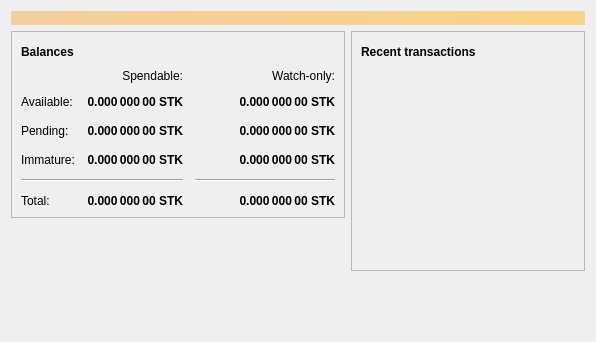
<?xml version="1.0" encoding="UTF-8"?>
<ui version="4.0">
 <class>OverviewPage</class>
 <widget class="QWidget" name="OverviewPage">
  <property name="geometry">
   <rect>
    <x>0</x>
    <y>0</y>
    <width>596</width>
    <height>342</height>
   </rect>
  </property>
  <property name="windowTitle">
   <string>Form</string>
  </property>
  <layout class="QVBoxLayout" name="topLayout">
   <item>
    <widget class="QLabel" name="labelAlerts">
     <property name="visible">
      <bool>false</bool>
     </property>
     <property name="styleSheet">
      <string notr="true">QLabel { background-color: qlineargradient(x1: 0, y1: 0, x2: 1, y2: 0, stop:0 #F0D0A0, stop:1 #F8D488); color:#000000; }</string>
     </property>
     <property name="wordWrap">
      <bool>true</bool>
     </property>
     <property name="margin">
      <number>3</number>
     </property>
     <property name="textInteractionFlags">
      <set>Qt::TextSelectableByMouse</set>
     </property>
    </widget>
   </item>
   <item>
    <layout class="QHBoxLayout" name="horizontalLayout" stretch="1,1">
     <item>
      <layout class="QVBoxLayout" name="verticalLayout_2">
       <item>
        <widget class="QFrame" name="frame">
         <property name="frameShape">
          <enum>QFrame::StyledPanel</enum>
         </property>
         <property name="frameShadow">
          <enum>QFrame::Raised</enum>
         </property>
         <layout class="QVBoxLayout" name="verticalLayout_4">
          <item>
           <layout class="QHBoxLayout" name="horizontalLayout_4">
            <item>
             <widget class="QLabel" name="label_5">
              <property name="font">
               <font>
                <weight>75</weight>
                <bold>true</bold>
               </font>
              </property>
              <property name="text">
               <string>Balances</string>
              </property>
             </widget>
            </item>
            <item>
             <widget class="QPushButton" name="labelWalletStatus">
              <property name="enabled">
               <bool>true</bool>
              </property>
              <property name="maximumSize">
               <size>
                <width>30</width>
                <height>16777215</height>
               </size>
              </property>
              <property name="toolTip">
               <string>The displayed information may be out of date. Your wallet automatically synchronizes with the Srcchain network after a connection is established, but this process has not completed yet.</string>
              </property>
              <property name="text">
               <string/>
              </property>
              <property name="icon">
               <iconset resource="../srcchain.qrc">
                <normaloff>:/icons/warning</normaloff>
                <disabledoff>:/icons/warning</disabledoff>:/icons/warning</iconset>
              </property>
              <property name="iconSize">
               <size>
                <width>24</width>
                <height>24</height>
               </size>
              </property>
              <property name="flat">
               <bool>true</bool>
              </property>
             </widget>
            </item>
            <item>
             <spacer name="horizontalSpacer_3">
              <property name="orientation">
               <enum>Qt::Horizontal</enum>
              </property>
              <property name="sizeHint" stdset="0">
               <size>
                <width>40</width>
                <height>20</height>
               </size>
              </property>
             </spacer>
            </item>
           </layout>
          </item>
          <item>
           <layout class="QGridLayout" name="gridLayout">
            <property name="spacing">
             <number>12</number>
            </property>
            <item row="2" column="2">
             <widget class="QLabel" name="labelWatchPending">
              <property name="font">
               <font>
                <weight>75</weight>
                <bold>true</bold>
               </font>
              </property>
              <property name="cursor">
               <cursorShape>IBeamCursor</cursorShape>
              </property>
              <property name="toolTip">
               <string>Unconfirmed transactions to watch-only addresses</string>
              </property>
              <property name="text">
               <string notr="true">0.000 000 00 STK</string>
              </property>
              <property name="alignment">
               <set>Qt::AlignRight|Qt::AlignTrailing|Qt::AlignVCenter</set>
              </property>
              <property name="textInteractionFlags">
               <set>Qt::LinksAccessibleByMouse|Qt::TextSelectableByKeyboard|Qt::TextSelectableByMouse</set>
              </property>
             </widget>
            </item>
            <item row="2" column="1">
             <widget class="QLabel" name="labelUnconfirmed">
              <property name="font">
               <font>
                <weight>75</weight>
                <bold>true</bold>
               </font>
              </property>
              <property name="cursor">
               <cursorShape>IBeamCursor</cursorShape>
              </property>
              <property name="toolTip">
               <string>Total of transactions that have yet to be confirmed, and do not yet count toward the spendable balance</string>
              </property>
              <property name="text">
               <string notr="true">0.000 000 00 STK</string>
              </property>
              <property name="alignment">
               <set>Qt::AlignRight|Qt::AlignTrailing|Qt::AlignVCenter</set>
              </property>
              <property name="textInteractionFlags">
               <set>Qt::LinksAccessibleByMouse|Qt::TextSelectableByKeyboard|Qt::TextSelectableByMouse</set>
              </property>
             </widget>
            </item>
            <item row="3" column="2">
             <widget class="QLabel" name="labelWatchImmature">
              <property name="font">
               <font>
                <weight>75</weight>
                <bold>true</bold>
               </font>
              </property>
              <property name="cursor">
               <cursorShape>IBeamCursor</cursorShape>
              </property>
              <property name="toolTip">
               <string>Mined balance in watch-only addresses that has not yet matured</string>
              </property>
              <property name="text">
               <string notr="true">0.000 000 00 STK</string>
              </property>
              <property name="alignment">
               <set>Qt::AlignRight|Qt::AlignTrailing|Qt::AlignVCenter</set>
              </property>
              <property name="textInteractionFlags">
               <set>Qt::LinksAccessibleByMouse|Qt::TextSelectableByKeyboard|Qt::TextSelectableByMouse</set>
              </property>
             </widget>
            </item>
            <item row="4" column="0" colspan="2">
             <widget class="Line" name="line">
              <property name="orientation">
               <enum>Qt::Horizontal</enum>
              </property>
             </widget>
            </item>
            <item row="4" column="2">
             <widget class="Line" name="lineWatchBalance">
              <property name="sizePolicy">
               <sizepolicy hsizetype="Preferred" vsizetype="Fixed">
                <horstretch>0</horstretch>
                <verstretch>0</verstretch>
               </sizepolicy>
              </property>
              <property name="minimumSize">
               <size>
                <width>140</width>
                <height>0</height>
               </size>
              </property>
              <property name="orientation">
               <enum>Qt::Horizontal</enum>
              </property>
             </widget>
            </item>
            <item row="5" column="0">
             <widget class="QLabel" name="labelTotalText">
              <property name="text">
               <string>Total:</string>
              </property>
             </widget>
            </item>
            <item row="3" column="1">
             <widget class="QLabel" name="labelImmature">
              <property name="font">
               <font>
                <weight>75</weight>
                <bold>true</bold>
               </font>
              </property>
              <property name="cursor">
               <cursorShape>IBeamCursor</cursorShape>
              </property>
              <property name="toolTip">
               <string>Mined balance that has not yet matured</string>
              </property>
              <property name="text">
               <string notr="true">0.000 000 00 STK</string>
              </property>
              <property name="alignment">
               <set>Qt::AlignRight|Qt::AlignTrailing|Qt::AlignVCenter</set>
              </property>
              <property name="textInteractionFlags">
               <set>Qt::LinksAccessibleByMouse|Qt::TextSelectableByKeyboard|Qt::TextSelectableByMouse</set>
              </property>
             </widget>
            </item>
            <item row="2" column="3">
             <spacer name="horizontalSpacer_2">
              <property name="orientation">
               <enum>Qt::Horizontal</enum>
              </property>
              <property name="sizeHint" stdset="0">
               <size>
                <width>40</width>
                <height>20</height>
               </size>
              </property>
             </spacer>
            </item>
            <item row="3" column="0">
             <widget class="QLabel" name="labelImmatureText">
              <property name="text">
               <string>Immature:</string>
              </property>
             </widget>
            </item>
            <item row="5" column="1">
             <widget class="QLabel" name="labelTotal">
              <property name="font">
               <font>
                <weight>75</weight>
                <bold>true</bold>
               </font>
              </property>
              <property name="cursor">
               <cursorShape>IBeamCursor</cursorShape>
              </property>
              <property name="toolTip">
               <string>Your current total balance</string>
              </property>
              <property name="text">
               <string notr="true">0.000 000 00 STK</string>
              </property>
              <property name="alignment">
               <set>Qt::AlignRight|Qt::AlignTrailing|Qt::AlignVCenter</set>
              </property>
              <property name="textInteractionFlags">
               <set>Qt::LinksAccessibleByMouse|Qt::TextSelectableByKeyboard|Qt::TextSelectableByMouse</set>
              </property>
             </widget>
            </item>
            <item row="5" column="2">
             <widget class="QLabel" name="labelWatchTotal">
              <property name="font">
               <font>
                <weight>75</weight>
                <bold>true</bold>
               </font>
              </property>
              <property name="cursor">
               <cursorShape>IBeamCursor</cursorShape>
              </property>
              <property name="toolTip">
               <string>Current total balance in watch-only addresses</string>
              </property>
              <property name="text">
               <string notr="true">0.000 000 00 STK</string>
              </property>
              <property name="alignment">
               <set>Qt::AlignRight|Qt::AlignTrailing|Qt::AlignVCenter</set>
              </property>
              <property name="textInteractionFlags">
               <set>Qt::LinksAccessibleByMouse|Qt::TextSelectableByKeyboard|Qt::TextSelectableByMouse</set>
              </property>
             </widget>
            </item>
            <item row="0" column="2">
             <widget class="QLabel" name="labelWatchonly">
              <property name="text">
               <string>Watch-only:</string>
              </property>
              <property name="alignment">
               <set>Qt::AlignRight|Qt::AlignTrailing|Qt::AlignVCenter</set>
              </property>
             </widget>
            </item>
            <item row="1" column="0">
             <widget class="QLabel" name="labelBalanceText">
              <property name="text">
               <string>Available:</string>
              </property>
             </widget>
            </item>
            <item row="1" column="1">
             <widget class="QLabel" name="labelBalance">
              <property name="font">
               <font>
                <weight>75</weight>
                <bold>true</bold>
               </font>
              </property>
              <property name="cursor">
               <cursorShape>IBeamCursor</cursorShape>
              </property>
              <property name="toolTip">
               <string>Your current spendable balance</string>
              </property>
              <property name="text">
               <string notr="true">0.000 000 00 STK</string>
              </property>
              <property name="alignment">
               <set>Qt::AlignRight|Qt::AlignTrailing|Qt::AlignVCenter</set>
              </property>
              <property name="textInteractionFlags">
               <set>Qt::LinksAccessibleByMouse|Qt::TextSelectableByKeyboard|Qt::TextSelectableByMouse</set>
              </property>
             </widget>
            </item>
            <item row="1" column="2">
             <widget class="QLabel" name="labelWatchAvailable">
              <property name="font">
               <font>
                <weight>75</weight>
                <bold>true</bold>
               </font>
              </property>
              <property name="cursor">
               <cursorShape>IBeamCursor</cursorShape>
              </property>
              <property name="toolTip">
               <string>Your current balance in watch-only addresses</string>
              </property>
              <property name="text">
               <string notr="true">0.000 000 00 STK</string>
              </property>
              <property name="alignment">
               <set>Qt::AlignRight|Qt::AlignTrailing|Qt::AlignVCenter</set>
              </property>
              <property name="textInteractionFlags">
               <set>Qt::LinksAccessibleByMouse|Qt::TextSelectableByKeyboard|Qt::TextSelectableByMouse</set>
              </property>
             </widget>
            </item>
            <item row="2" column="0">
             <widget class="QLabel" name="labelPendingText">
              <property name="text">
               <string>Pending:</string>
              </property>
             </widget>
            </item>
            <item row="0" column="1">
             <widget class="QLabel" name="labelSpendable">
              <property name="text">
               <string>Spendable:</string>
              </property>
              <property name="alignment">
               <set>Qt::AlignRight|Qt::AlignTrailing|Qt::AlignVCenter</set>
              </property>
             </widget>
            </item>
           </layout>
          </item>
         </layout>
        </widget>
       </item>
       <item>
        <spacer name="verticalSpacer">
         <property name="orientation">
          <enum>Qt::Vertical</enum>
         </property>
         <property name="sizeHint" stdset="0">
          <size>
           <width>20</width>
           <height>40</height>
          </size>
         </property>
        </spacer>
       </item>
      </layout>
     </item>
     <item>
      <layout class="QVBoxLayout" name="verticalLayout_3">
       <item>
        <widget class="QFrame" name="frame_2">
         <property name="frameShape">
          <enum>QFrame::StyledPanel</enum>
         </property>
         <property name="frameShadow">
          <enum>QFrame::Raised</enum>
         </property>
         <layout class="QVBoxLayout" name="verticalLayout">
          <item>
           <layout class="QHBoxLayout" name="horizontalLayout_2">
            <item>
             <widget class="QLabel" name="label_4">
              <property name="font">
               <font>
                <weight>75</weight>
                <bold>true</bold>
               </font>
              </property>
              <property name="text">
               <string>Recent transactions</string>
              </property>
             </widget>
            </item>
            <item>
             <widget class="QPushButton" name="labelTransactionsStatus">
              <property name="enabled">
               <bool>true</bool>
              </property>
              <property name="maximumSize">
               <size>
                <width>30</width>
                <height>16777215</height>
               </size>
              </property>
              <property name="toolTip">
               <string>The displayed information may be out of date. Your wallet automatically synchronizes with the Srcchain network after a connection is established, but this process has not completed yet.</string>
              </property>
              <property name="text">
               <string/>
              </property>
              <property name="icon">
               <iconset resource="../srcchain.qrc">
                <normaloff>:/icons/warning</normaloff>
                <disabledoff>:/icons/warning</disabledoff>:/icons/warning</iconset>
              </property>
              <property name="iconSize">
               <size>
                <width>24</width>
                <height>24</height>
               </size>
              </property>
              <property name="flat">
               <bool>true</bool>
              </property>
             </widget>
            </item>
            <item>
             <spacer name="horizontalSpacer">
              <property name="orientation">
               <enum>Qt::Horizontal</enum>
              </property>
              <property name="sizeHint" stdset="0">
               <size>
                <width>40</width>
                <height>20</height>
               </size>
              </property>
             </spacer>
            </item>
           </layout>
          </item>
          <item>
           <widget class="QListView" name="listTransactions">
            <property name="styleSheet">
             <string notr="true">QListView { background: transparent; }</string>
            </property>
            <property name="frameShape">
             <enum>QFrame::NoFrame</enum>
            </property>
            <property name="verticalScrollBarPolicy">
             <enum>Qt::ScrollBarAlwaysOff</enum>
            </property>
            <property name="horizontalScrollBarPolicy">
             <enum>Qt::ScrollBarAlwaysOff</enum>
            </property>
            <property name="selectionMode">
             <enum>QAbstractItemView::NoSelection</enum>
            </property>
           </widget>
          </item>
         </layout>
        </widget>
       </item>
       <item>
        <spacer name="verticalSpacer_2">
         <property name="orientation">
          <enum>Qt::Vertical</enum>
         </property>
         <property name="sizeHint" stdset="0">
          <size>
           <width>20</width>
           <height>40</height>
          </size>
         </property>
        </spacer>
       </item>
      </layout>
     </item>
    </layout>
   </item>
  </layout>
 </widget>
 <resources/>
 <connections/>
</ui>
